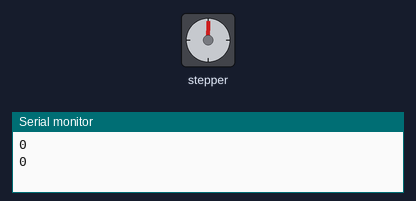
Recording of a sketch running on a simulated Arduino Uno, built with avr-gcc and run on an emulated ATmega328P. On the bench: stepper motor, the last lines printed to the serial monitor. Stepper angles assume 2048 steps per turn.

Above: at 0.15 s.
At 9.7 s:
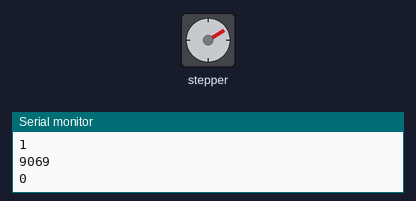
At 19.56 s:
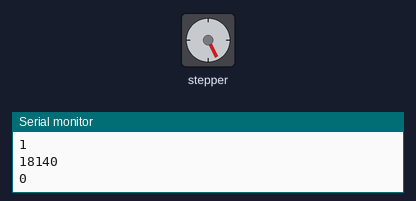
At 39.28 s:
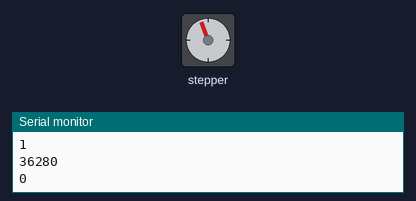
Timing chart, 0 to 40.0 s (numbered marks = the images above):
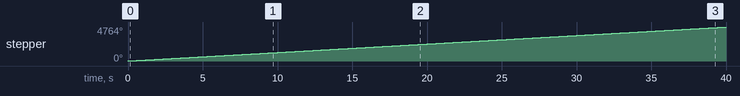

Measured:
- by itself, stepper: keeps turning clockwise at about 119°/s

The sketch:

Stepping_test.ino
```cpp
#include <Stepper.h>

const int motor_steps = 2048;
unsigned long time;

Stepper stepper1(motor_steps, 8, 10, 9, 11);

void setup() {
  stepper1.setSpeed(20); // good

  // stepper.setSpeed(10); // slow


  Serial.begin(9600);
}

void loop() {
  time = millis();
  Serial.println(time);

  Serial.println("0");

  // stepper.step(-2048 * 5); // 15 sec // setSpeed(20);
  // stepper.step(-2048 * 2); // 6 sec // setSpeed(20);

  // stepper.step(-2048 * 1); // 3 sec // setSpeed(20);
  // stepper.step(-2048 * 1); // 6 sec // setSpeed(10);

  stepper1.step(2048 * 1); // 3 sec // setSpeed(20);

  // delay(ms)
  // 1,000ミリ秒 = 1秒
  // delay(500);

  Serial.println("1");


}
```
